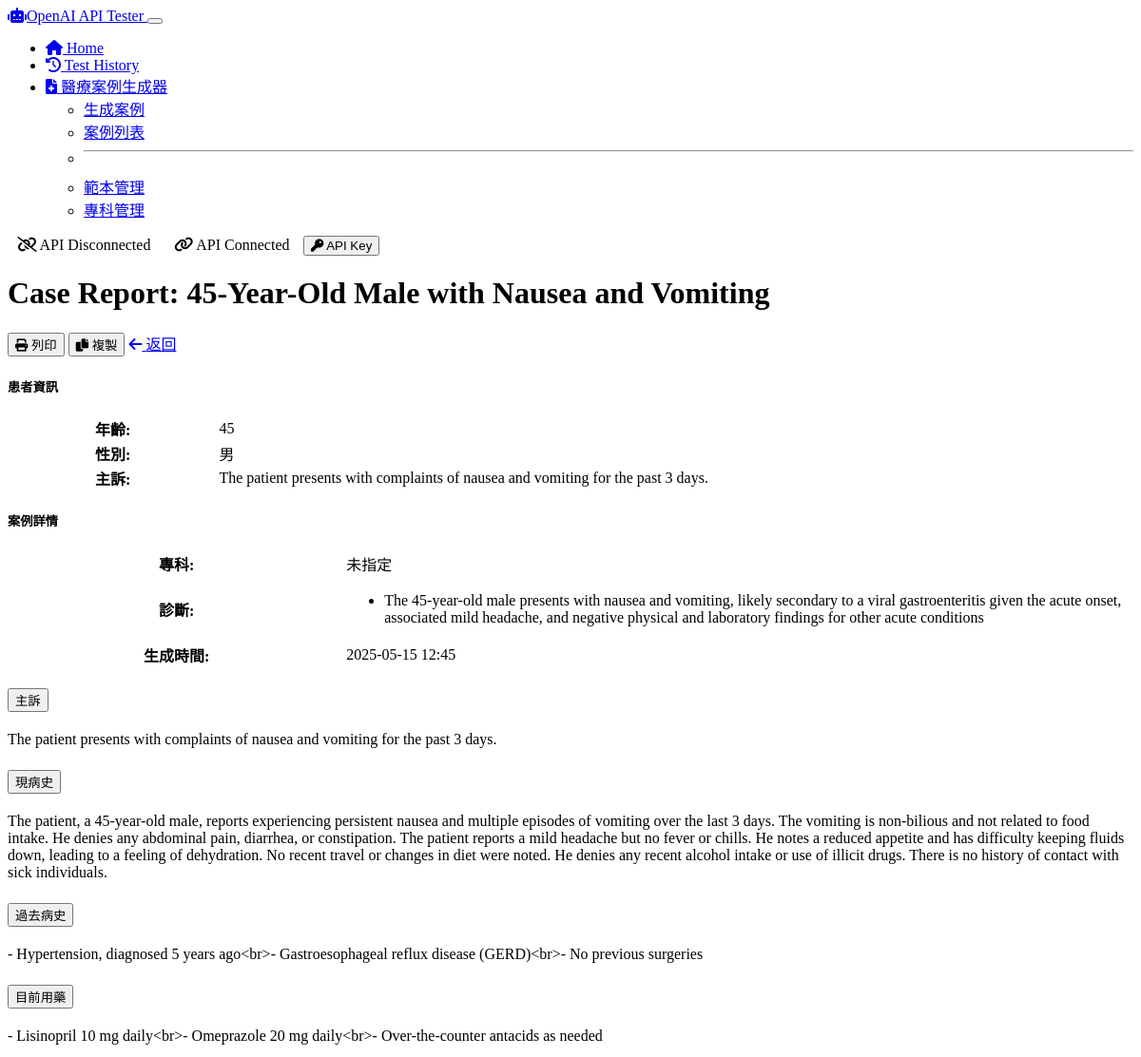
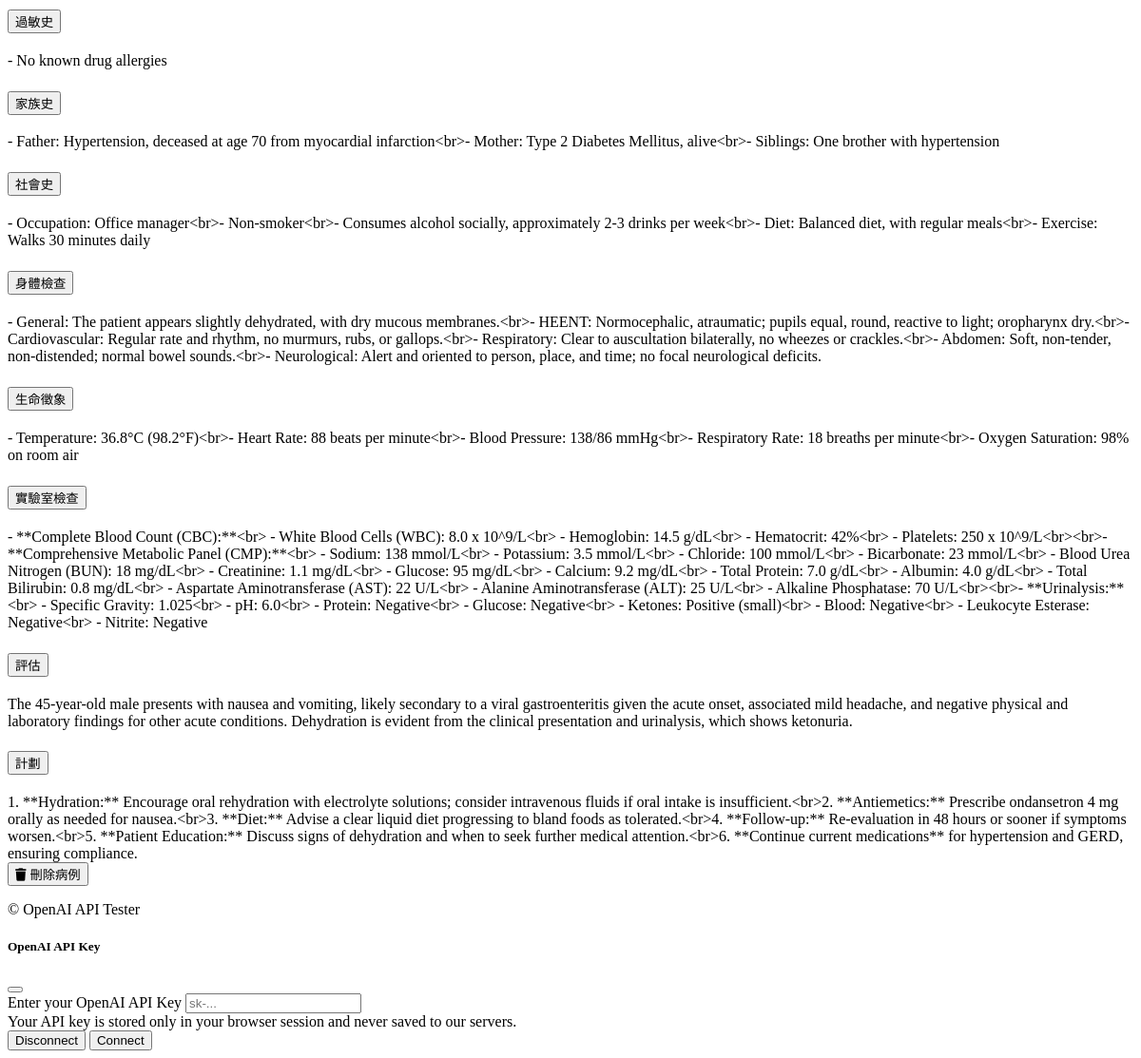
The page /medical/case/3 on the database its author committed (2 pictures, top to bottom).
### models/medical_case.py (models this page shows, shortened)
class MedicalCase(db.Model):
    id = db.Column(db.Integer, primary_key=True)
    title = db.Column(db.String(200), nullable=False)
    patient_age = db.Column(db.Integer, nullable=True)
    patient_gender = db.Column(db.String(20), nullable=True)
    chief_complaint = db.Column(db.Text, nullable=False)
    history_present_illness = db.Column(db.Text, nullable=True)
    past_medical_history = db.Column(db.Text, nullable=True)
    medications = db.Column(db.Text, nullable=True)
    allergies = db.Column(db.Text, nullable=True)
    family_history = db.Column(db.Text, nullable=True)
    social_history = db.Column(db.Text, nullable=True)
    physical_examination = db.Column(db.Text, nullable=True)
    vital_signs = db.Column(db.Text, nullable=True)
    laboratory_results = db.Column(db.Text, nullable=True)
    imaging_results = db.Column(db.Text, nullable=True)
    assessment = db.Column(db.Text, nullable=True)
    plan = db.Column(db.Text, nullable=True)
    specialty_id = db.Column(db.Integer, db.ForeignKey('medical_specialty.id'), nullable=True)
    diagnoses = db.relationship('Diagnosis', backref='case', lazy=True, cascade="all, delete-orphan")
    prompt_used = db.Column(db.Text, nullable=True)
    system_message = db.Column(db.Text, nullable=True)
    ai_model = db.Column(db.String(50), nullable=True)
    created_at = db.Column(db.DateTime, default=datetime.utcnow)
    updated_at = db.Column(db.DateTime, default=datetime.utcnow, onupdate=datetime.utcnow)

class Diagnosis(db.Model):
    id = db.Column(db.Integer, primary_key=True)
    name = db.Column(db.String(200), nullable=False)
    description = db.Column(db.Text, nullable=True)
    icd_code = db.Column(db.String(20), nullable=True) # International Classification of Diseases code
    case_id = db.Column(db.Integer, db.ForeignKey('medical_case.id'), nullable=False)

### routes/medical_routes.py (the view)
@app.route('/medical/case/<int:id>', methods=['GET'])
def view_case(id):
    case = MedicalCase.query.get_or_404(id)
    return render_template('medical/view_case.html', case=case)

### app.py (called while the page is built)
@app.template_filter('nl2br')
def nl2br(value):
    if value:
        return value.replace('\n', '<br>')
    return value

### templates/medical/view_case.html (shortened to what this page needs)
{% extends 'layout.html' %}
{% block content %}
<div class="container py-4">
    <div class="mb-4 d-flex justify-content-between align-items-center">
        <h1>{{ case.title }}</h1>
        <div>
            <button class="btn btn-outline-secondary" id="printCaseBtn">
                <i class="fas fa-print me-1"></i> 列印
            </button>
            <button class="btn btn-outline-primary" id="copyCaseBtn">
                <i class="fas fa-copy me-1"></i> 複製
            </button>
            <a href="{{ url_for('list_cases') }}" class="btn btn-outline-secondary">
                <i class="fas fa-arrow-left me-1"></i> 返回
            </a>
        </div>
    </div>
    <div class="row mb-4">
        <div class="col-md-6">
            <div class="card h-100">
                <div class="card-header">
                    <h5 class="card-title mb-0">患者資訊</h5>
                </div>
                <div class="card-body">
                    <table class="table table-sm">
                        <tr>
                            <th width="30%">年齡:</th>
                            <td>{{ case.patient_age }}</td>
                        </tr>
                        <tr>
                            <th>性別:</th>
                            <td>{{ case.patient_gender }}</td>
                        </tr>
                        <tr>
                            <th>主訴:</th>
                            <td>{{ case.chief_complaint }}</td>
                        </tr>
                    </table>
                </div>
            </div>
        </div>
        <div class="col-md-6">
            <div class="card h-100">
                <div class="card-header">
                    <h5 class="card-title mb-0">案例詳情</h5>
                </div>
                <div class="card-body">
                    <table class="table table-sm">
                        <tr>
                            <th width="30%">專科:</th>
                            <td>{{ case.specialty.name if case.specialty else "未指定" }}</td>
                        </tr>
                        <tr>
                            <th>診斷:</th>
                            <td>
                                {% if case.diagnoses %}
                                    <ul class="mb-0 ps-3">
                                        {% for diagnosis in case.diagnoses %}
                                            <li>{{ diagnosis.name }}</li>
                                        {% endfor %}
                                    </ul>
                                {% else %}
                                    未指定
                                {% endif %}
                            </td>
                        </tr>
                        <tr>
                            <th>生成時間:</th>
                            <td>{{ case.created_at.strftime('%Y-%m-%d %H:%M') }}</td>
                        </tr>
                    </table>
                </div>
            </div>
        </div>
    </div>
    <div class="accordion shadow-sm" id="caseContentAccordion">
        {% if case.chief_complaint %}
        <div class="accordion-item">
            <h2 class="accordion-header" id="heading_chief_complaint">
                <button class="accordion-button" type="button" data-bs-toggle="collapse" data-bs-target="#collapse_chief_complaint" aria-expanded="true" aria-controls="collapse_chief_complaint">
                    主訴
                </button>
            </h2>
            <div id="collapse_chief_complaint" class="accordion-collapse collapse show" aria-labelledby="heading_chief_complaint" data-bs-parent="#caseContentAccordion">
                <div class="accordion-body">
                    {{ case.chief_complaint | nl2br }}
                </div>
            </div>
        </div>
        {% endif %}
        {% if case.history_present_illness %}
        <div class="accordion-item">
            <h2 class="accordion-header" id="heading_hpi">
                <button class="accordion-button collapsed" type="button" data-bs-toggle="collapse" data-bs-target="#collapse_hpi" aria-expanded="false" aria-controls="collapse_hpi">
                    現病史
                </button>
            </h2>
            <div id="collapse_hpi" class="accordion-collapse collapse" aria-labelledby="heading_hpi" data-bs-parent="#caseContentAccordion">
                <div class="accordion-body">
                    {{ case.history_present_illness | nl2br }}
                </div>
            </div>
        </div>
        {% endif %}
        {% if case.past_medical_history %}
        <div class="accordion-item">
            <h2 class="accordion-header" id="heading_pmh">
                <button class="accordion-button collapsed" type="button" data-bs-toggle="collapse" data-bs-target="#collapse_pmh" aria-expanded="false" aria-controls="collapse_pmh">
                    過去病史
                </button>
            </h2>
            <div id="collapse_pmh" class="accordion-collapse collapse" aria-labelledby="heading_pmh" data-bs-parent="#caseContentAccordion">
                <div class="accordion-body">
                    {{ case.past_medical_history | nl2br }}
                </div>
            </div>
        </div>
        {% endif %}
        {% if case.medications %}
        <div class="accordion-item">
            <h2 class="accordion-header" id="heading_meds">
                <button class="accordion-button collapsed" type="button" data-bs-toggle="collapse" data-bs-target="#collapse_meds" aria-expanded="false" aria-controls="collapse_meds">
                    目前用藥
                </button>
            </h2>
            <div id="collapse_meds" class="accordion-collapse collapse" aria-labelledby="heading_meds" data-bs-parent="#caseContentAccordion">
                <div class="accordion-body">
                    {{ case.medications | nl2br }}
                </div>
            </div>
        </div>
        {% endif %}
        {% if case.allergies %}
        <div class="accordion-item">
            <h2 class="accordion-header" id="heading_allergies">
                <button class="accordion-button collapsed" type="button" data-bs-toggle="collapse" data-bs-target="#collapse_allergies" aria-expanded="false" aria-controls="collapse_allergies">
                    過敏史
                </button>
            </h2>
            <div id="collapse_allergies" class="accordion-collapse collapse" aria-labelledby="heading_allergies" data-bs-parent="#caseContentAccordion">
                <div class="accordion-body">
                    {{ case.allergies | nl2br }}
                </div>
            </div>
        </div>
        {% endif %}
        {% if case.family_history %}
        <div class="accordion-item">
            <h2 class="accordion-header" id="heading_fam_hx">
                <button class="accordion-button collapsed" type="button" data-bs-toggle="collapse" data-bs-target="#collapse_fam_hx" aria-expanded="false" aria-controls="collapse_fam_hx">
                    家族史
                </button>
            </h2>
            <div id="collapse_fam_hx" class="accordion-collapse collapse" aria-labelledby="heading_fam_hx" data-bs-parent="#caseContentAccordion">
                <div class="accordion-body">
                    {{ case.family_history | nl2br }}
                </div>
            </div>
        </div>
        {% endif %}
        {% if case.social_history %}
        <div class="accordion-item">
            <h2 class="accordion-header" id="heading_soc_hx">
                <button class="accordion-button collapsed" type="button" data-bs-toggle="collapse" data-bs-target="#collapse_soc_hx" aria-expanded="false" aria-controls="collapse_soc_hx">
                    社會史
                </button>
            </h2>
            <div id="collapse_soc_hx" class="accordion-collapse collapse" aria-labelledby="heading_soc_hx" data-bs-parent="#caseContentAccordion">
                <div class="accordion-body">
                    {{ case.social_history | nl2br }}
                </div>
            </div>
        </div>
        {% endif %}
        {% if case.physical_examination %}
        <div class="accordion-item">
            <h2 class="accordion-header" id="heading_pe">
                <button class="accordion-button collapsed" type="button" data-bs-toggle="collapse" data-bs-target="#collapse_pe" aria-expanded="false" aria-controls="collapse_pe">
                    身體檢查
                </button>
            </h2>
            <div id="collapse_pe" class="accordion-collapse collapse" aria-labelledby="heading_pe" data-bs-parent="#caseContentAccordion">
                <div class="accordion-body">
                    {{ case.physical_examination | nl2br }}
                </div>
            </div>
        </div>
        {% endif %}
        {% if case.vital_signs %}
        <div class="accordion-item">
            <h2 class="accordion-header" id="heading_vitals">
                <button class="accordion-button collapsed" type="button" data-bs-toggle="collapse" data-bs-target="#collapse_vitals" aria-expanded="false" aria-controls="collapse_vitals">
                    生命徵象
                </button>
            </h2>
            <div id="collapse_vitals" class="accordion-collapse collapse" aria-labelledby="heading_vitals" data-bs-parent="#caseContentAccordion">
                <div class="accordion-body">
                    {{ case.vital_signs | nl2br }}
                </div>
            </div>
        </div>
        {% endif %}
        {% if case.laboratory_results %}
        <div class="accordion-item">
            <h2 class="accordion-header" id="heading_labs">
                <button class="accordion-button collapsed" type="button" data-bs-toggle="collapse" data-bs-target="#collapse_labs" aria-expanded="false" aria-controls="collapse_labs">
                    實驗室檢查
                </button>
            </h2>
            <div id="collapse_labs" class="accordion-collapse collapse" aria-labelledby="heading_labs" data-bs-parent="#caseContentAccordion">
                <div class="accordion-body">
                    {{ case.laboratory_results | nl2br }}
                </div>
            </div>
        </div>
        {% endif %}
        {% if case.assessment %}
        <div class="accordion-item">
            <h2 class="accordion-header" id="heading_assessment">
                <button class="accordion-button collapsed" type="button" data-bs-toggle="collapse" data-bs-target="#collapse_assessment" aria-expanded="false" aria-controls="collapse_assessment">
                    評估
                </button>
            </h2>
            <div id="collapse_assessment" class="accordion-collapse collapse" aria-labelledby="heading_assessment" data-bs-parent="#caseContentAccordion">
                <div class="accordion-body">
                    {{ case.assessment | nl2br }}
                </div>
            </div>
        </div>
        {% endif %}
        {% if case.plan %}
        <div class="accordion-item">
            <h2 class="accordion-header" id="heading_plan">
                <button class="accordion-button collapsed" type="button" data-bs-toggle="collapse" data-bs-target="#collapse_plan" aria-expanded="false" aria-controls="collapse_plan">
                    計劃
                </button>
            </h2>
            <div id="collapse_plan" class="accordion-collapse collapse" aria-labelledby="heading_plan" data-bs-parent="#caseContentAccordion">
                <div class="accordion-body">
                    {{ case.plan | nl2br }}
                </div>
            </div>
        </div>
        {% endif %}
    </div>
    <div class="mt-4 text-end">
        <form action="{{ url_for('delete_case', id=case.id) }}" method="POST" onsubmit="return confirm('確定要刪除這個病例嗎？此操作無法撤銷。');">
            <button type="submit" class="btn btn-danger">
                <i class="fas fa-trash me-1"></i> 刪除病例
            </button>
        </form>
    </div>
</div>
{% endblock %}

### static/css/custom.css (style rules this page uses)
.table { border-collapse: separate; border-spacing: 0; }

### rows shown on the page
MedicalCase: title "Case Report: 45-Year-Old Male with Nausea and Vomiting", patient_age "45", patient_gender "男", chief_complaint "The patient presents with complaints of nausea and vomiting for the past 3 days.", created_at "2025-05-15 12:45", history_present_illness "The patient, a 45-year-old male, reports experiencing persistent nausea and multiple episodes of vomiting over the last 3 days. The vomiting is non-bilious and not related to food intake. He denies any abdominal pain, diarrhea, or constipation. The patient reports a mild headache but no fever or chills. He notes a reduced appetite and has difficulty keeping fluids down, leading to a feeling of dehydration. No recent travel or changes in diet were noted. He denies any recent alcohol intake or use of illicit drugs. There is no history of contact with sick individuals.", past_medical_history "- Hypertension, diagnosed 5 years ago<br>- Gastroesophageal reflux disease (GERD)<br>- No previous surgeries", medications "- Lisinopril 10 mg daily<br>- Omeprazole 20 mg daily<br>- Over-the-counter antacids as needed", allergies "- No known drug allergies", family_history "- Father: Hypertension, deceased at age 70 from myocardial infarction<br>- Mother: Type 2 Diabetes Mellitus, alive<br>- Siblings: One brother with hypertension", social_history "- Occupation: Office manager<br>- Non-smoker<br>- Consumes alcohol socially, approximately 2-3 drinks per week<br>- Diet: Balanced diet, with regular meals<br>- Exercise: Walks 30 minutes daily", physical_examination "- General: The patient appears slightly dehydrated, with dry mucous membranes.<br>- HEENT: Normocephalic, atraumatic; pupils equal, round, reactive to light; oropharynx dry.<br>- Cardiovascular: Regular rate and rhythm, no murmurs, rubs, or gallops.<br>- Respiratory: Clear to auscultation bilaterally, no wheezes or crackles.<br>- Abdomen: Soft, non-tender, non-distended; normal bowel sounds.<br>- Neurological: Alert and oriented to person, place, and time; no focal neurological deficits.", vital_signs "- Temperature: 36.8°C (98.2°F)<br>- Heart Rate: 88 beats per minute<br>- Blood Pressure: 138/86 mmHg<br>- Respiratory Rate: 18 breaths per minute<br>- Oxygen Saturation: 98% on room air", laboratory_results "- **Complete Blood Count (CBC):**<br> - White Blood Cells (WBC): 8.0 x 10^9/L<br> - Hemoglobin: 14.5 g/dL<br> - Hematocrit: 42%<br> - Platelets: 250 x 10^9/L<br><br>- **Comprehensive Metabolic Panel (CMP):**<br> - Sodium: 138 mmol/L<br> - Potassium: 3.5 mmol/L<br> - Chloride: 100 mmol/L<br> - Bicarbonate: 23 mmol/L<br> - Blood Urea Nitrogen (BUN): 18 mg/dL<br> - Creatinine: 1.1 mg/dL<br> - Glucose: 95 mg/dL<br> - Calcium: 9.2 mg/dL<br> - Total Protein: 7.0 g/dL<br> - Albumin: 4.0 g/dL<br> - Total Bilirubin: 0.8 mg/dL<br> - Aspartate Aminotransferase (AST): 22 U/L<br> - Alanine Aminotransferase (ALT): 25 U/L<br> - Alkaline Phosphatase: 70 U/L<br><br>- **Urinalysis:**<br> - Specific Gravity:…", assessment "The 45-year-old male presents with nausea and vomiting, likely secondary to a viral gastroenteritis given the acute onset, associated mild headache, and negative physical and laboratory findings for other acute conditions. Dehydration is evident from the clinical presentation and urinalysis, which shows ketonuria.", plan "1. **Hydration:** Encourage oral rehydration with electrolyte solutions; consider intravenous fluids if oral intake is insufficient.<br>2. **Antiemetics:** Prescribe ondansetron 4 mg orally as needed for nausea.<br>3. **Diet:** Advise a clear liquid diet progressing to bland foods as tolerated.<br>4. **Follow-up:** Re-evaluation in 48 hours or sooner if symptoms worsen.<br>5. **Patient Education:** Discuss signs of dehydration and when to seek further medical attention.<br>6. **Continue current medications** for hypertension and GERD, ensuring compliance."
Diagnosis: name "The 45-year-old male presents with nausea and vomiting, likely secondary to a viral gastroenteritis given the acute onset, associated mild headache, and negative physical and laboratory findings for other acute conditions"

### other values the page prints
{{ case.specialty.name if case.specialty else "未指定" }} "未指定"
